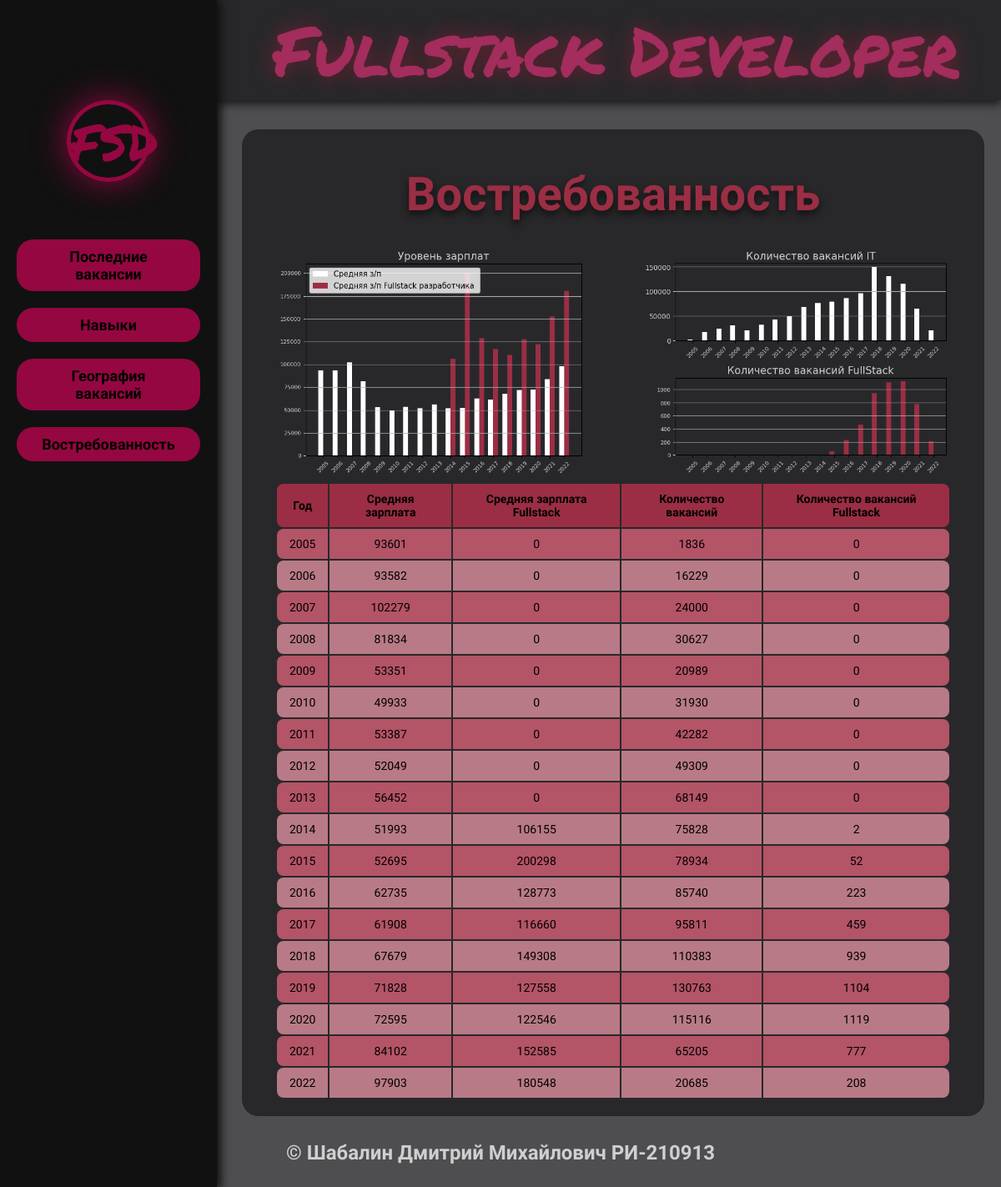
The page /demand/ on the database its author committed.
### parser/models.py (models this page shows)
class Demand(models.Model):
    table = models.TextField(
        blank=True, null=True,
    )
    salary = models.ImageField(
        blank=True, null=True,
        verbose_name='Уровень зарплат по годам',
        upload_to='demand/'
    )
    count = models.ImageField(
        blank=True, null=True,
        verbose_name='Количество вакансий по годам'
    )
    class Meta:
        verbose_name = ('Восстребованность профессии')

### parser/views.py (the view)
# urls.py: path('demand/', demand_view, name='demand')
def demand_view(request):
    demand = Demand.objects.all()[0]
    return render(
        request,
        'demand.html',
        context={
            'demand': demand,
        }
    )

### parser/templates/demand.html (shortened to what this page needs)
{% extends "base.html" %}
{% load static %}
{% block content %}
    <div class="content">
        <h1>Востребованность</h1>
        <div class="double">
            <div class="column">
                <img width='100%' src="{{ demand.salary.url }}" alt="">
            </div>
            <div class="column">
                <img width='100%' src="{{ demand.count.url }}" alt="">
            </div>
        </div>
        {{ demand.table|safe }}
    </div>
{% endblock %}

### static/css/styles.css (style rules this page uses)
* { box-sizing: border-box; margin: 0; padding: 0; position: relative; font-family: 'Sofia Sans Semi Condensed', sans-serif; }
body { background-color: #4E4E50; }
.content { display: block; margin-top: 35px; margin-left: 290px; margin-right: 20px; padding: 20px 40px; background-color: #28282b; border-radius: 20px; }
h1 { text-align: center; margin: 25px 0; color: #9b2e44; font-size: 56px; text-shadow: #111 0 5px 8px; }
.table { font-size: 20px; margin: 0 auto; justify-content: space-around; }
.table thead th { font-weight: bold; text-align: center; border: none; padding: 10px 15px; background: #9b2e44; font-size: 14px; }
.table thead tr th:first-child { border-radius: 8px 0 0 8px; }
.table thead tr th:last-child { border-radius: 0 8px 8px 0; }
.table tbody td { text-align: center; padding: 10px 15px; font-size: 14px; vertical-align: top; }
.table tbody tr:nth-child(odd) { background: #b35467; }
.table tbody tr:nth-child(even) { background: #b87a86; }
.table tbody tr td:first-child { border-radius: 8px 0 0 8px; }
.table tbody tr td:last-child { border-radius: 0 8px 8px 0; }
.double { margin-top: 30px; display: flex; width: 100%; justify-content: space-between; }
.column { width: 46%; }

### rows shown on the page
Demand: salary (picture), count (picture), table "Год Средняя зарплата Средняя зарплата Fullstack Количество вакансий Количество вакансий Fullstack 2005 93601 0 1836 0 2006 93582 0 16229 0 2007 102279 0 24000 0 2008 81834 0 30627 0 2009 53351 0 20989 0 2010 49933 0 31930 0 2011 53387 0 42282 0 2012 52049 0 49309 0 2013 56452 0 68149 0 2014 51993 106155 75828 2 2015 52695 200298 78934 52 2016 62735 128773 85740 223 2017 61908 116660 95811 459 2018 67679 149308 110383 939 2019 71828 127558 130763 1104 2020 72595 122546 115116 1119 2021 84102 152585 65205 777 2022 97903 180548 20685 208"
